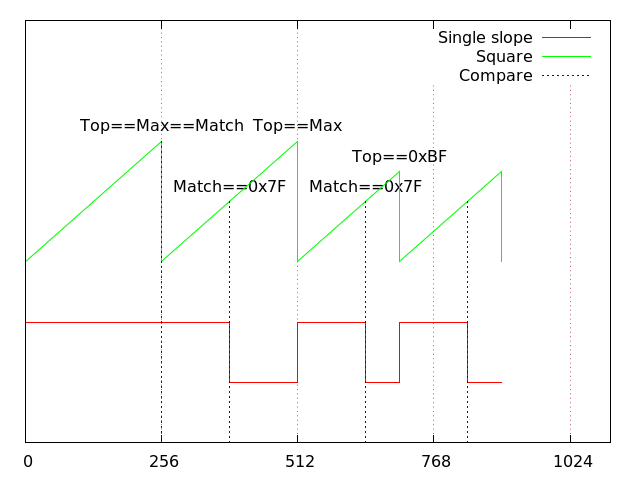

This chart was generated by the following gnuplot code:
set terminal pngcairo dashed
set output 'single_slope_with_one_output_diff_top.png'

set xrange [0:1100];
set yrange [0:7];

unset ytics;

set label "Top==Max==Match" center at 256,5 offset 0, 0.8
set label "Match==0x7F" center at 384,4 offset 0, 0.8
set label "Top==Max" center at 512,5 offset 0, 0.8
set label "Match==0x7F" center at 640,4 offset 0, 0.8
set label "Top==0xBF" center at 704,4.5 offset 0, 0.8
set grid xtics lt 0 lw 1 lc rgb "#880000"

set xtics 256

plot '-' using ($1*128):($2*1) title "Single slope" with lines, \
     '-' using ($1*128):($2*1) title "Square" with lines lt 1 lc 2, \
     '-' using ($1*128):($2*1) title "Compare" with impulses
	0 1
	0 2
	2 2
	3 2
	3 1
	4 1
	4 2
	5 2
	5 1
	5.5 1
	5.5 2
	6.5 2
	6.5 1
	7 1
EOF
	0 3
	2 5
	2 3
	4 5
	4 3
	5.5 4.5
	5.5 3
	7 4.5
	7 3
EOF
	2 5
	3 4
	5 4 
	6.5 4
EOF

show grid;
#pause -1;
